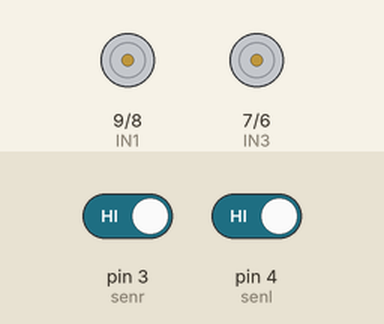
This sketch was run on a simulated Arduino Uno, built with avr-gcc and run on an emulated ATmega328P. Parts: motor-driver pin pairs drawn as motors (green arrow = first pin HIGH = forward, orange = second pin HIGH = backward, longer = more drive, scaled by the enable pin). The inputs (shaded band) are chosen by the test bench; at power-on: pin 3 (senr) HIGH, pin 4 (senl) HIGH.

Above: at 1.2 s.
1.3 s: pin 3 (senr) driven LOW
At 2.2 s:
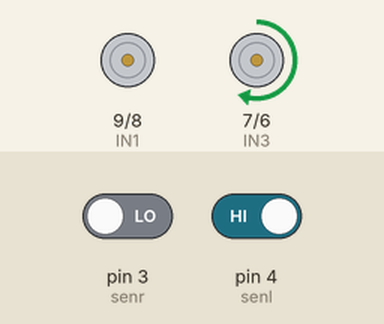
2.8 s: pin 4 (senl) driven LOW
At 3.3 s:
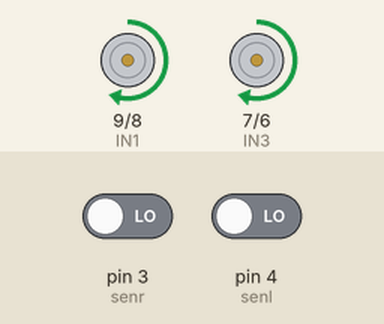
4.3 s: pin 3 (senr) driven HIGH
At 5.7 s:
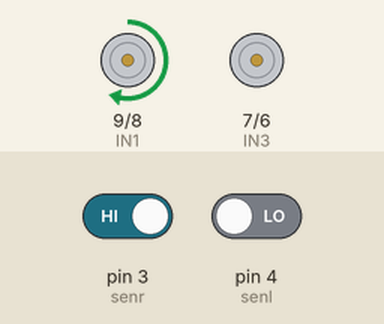
Timing chart, 0 to 7.3 s (numbered marks = the images above; inputs shaded):
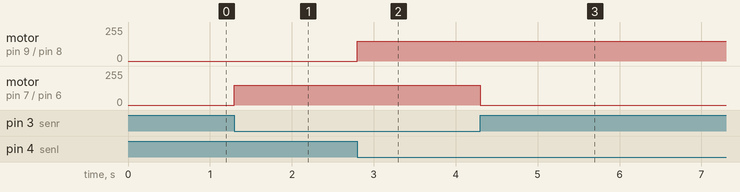

The sketch:

line_follower.ino
```cpp
#define speedL 10
  #define speedR 5
  #define IN1 9
  #define IN2 8
  #define IN3 7
  #define IN4 6
  #define senl 4
  #define senr 3
  int sr=0;
  int sl=0;
void setup() {
Serial.begin(9600);
for(int i=5;i<=10; i++){
pinMode(i, OUTPUT);
}
pinMode(senl,INPUT);
pinMode(senr,INPUT);
}
void forword(){
  digitalWrite(IN1,HIGH);
  digitalWrite(IN2,LOW);
  digitalWrite(IN3,HIGH);
  digitalWrite(IN4,LOW);
  analogWrite(speedL,150);
  analogWrite(speedR,150);
}
void backword(){
  digitalWrite(IN1,LOW);
  digitalWrite(IN2,HIGH);
  digitalWrite(IN3,LOW);
  digitalWrite(IN4,HIGH);
  analogWrite(speedL,150);
  analogWrite(speedR,150);
}
void right(){
  digitalWrite(IN1,HIGH);
  digitalWrite(IN2,LOW);
  digitalWrite(IN3,LOW);
  digitalWrite(IN4,LOW);
  analogWrite(speedL,150);
  analogWrite(speedR,0);
}
void left(){
  digitalWrite(IN1,LOW);
  digitalWrite(IN2,LOW);
  digitalWrite(IN3,HIGH);
  digitalWrite(IN4,LOW);
  analogWrite(speedL,0);
  analogWrite(speedR,150);
  char reading;
}
void Stop(){
  digitalWrite(IN1,LOW);
  digitalWrite(IN2,LOW);
  digitalWrite(IN3,LOW);
  digitalWrite(IN4,LOW);
  analogWrite(speedL,0);
  analogWrite(speedR,0);
}

void loop() {

sr=digitalRead(senr);
sl=digitalRead(senl);
if (sl==0 && sr==0){
forword();
}
else if(sl==0 && sr==1){
right();
}
else if (sl==1 && sr==0){
left();
}
else if (sl==1 && sr==1){
Stop();
}

}
```

maze_game_c.c
```cpp
#include <stdio.h>
#include <string.h>

int trials = 3;
char name[50];

void player() {
    printf("Player name: ");
    scanf("%s", name);
    printf("Welcome %s to programming game, you have 3 trials\n", name);
}

void rules() {
    printf("Here are the rules and stages\n");
    printf("*First you have only 3 trials*\n");
    printf("You have three stages:\n");
    printf("stage1: Debug, you gonna detect error in code\n");
    printf("stage2: Syntax, you gonna choose the right syntax\n");
    printf("stage3: Output, you gonna predict output\n");
}

void q1(int trials);
void q2(int trials);
void q3(int trials);
void q4(int trials);
void q5(int trials);

void c1(int trials) {
    printf("*******************************");
    printf("\n**Stage1**\n in this stage you gonna detect error and enter the missing value or the correct one(ex: prin() answer= print() )");
    char y[10];
    printf("#include <stdio.h>\n int main() {\n printf(\"Hello, World!\") \n return 0;}\n *****answer: ");
    scanf("%s", y);
    if (strcmp(y, ";") == 0) {
        q2(trials);
    } else {
        printf("wrong answer\n");
        trials--;
        if (trials == 0) {
            printf("Game over\n");
        } else {
            printf("You have %d trials\n", trials);
            q1(trials);
        }
    }
}

void q1(int trials) {
    printf("*******************************");
    printf("\n**Stage1**\n in this stage you gonna detect error and enter the missing value or the correct one(ex: prin() answer= print() )");
    char y[10];
    printf("#include <stdio.h>\n int main() {\n printf(\"Hello, World!\") \n return 0;}\n *****answer: ");
    scanf("%s", y);
    if (strcmp(y, ";") == 0) {
        q2(trials);
    } else {
        printf("wrong answer\n");
        trials--;
        if (trials == 0) {
            printf("Game over\n");
        } else {
            printf("You have %d trials\n", trials);
            q1(trials);
        }
    }
}

void q2(int trials) {
    printf("*****************************************");
    printf("\n");
    char x[10];
    printf("#include <stdio.h>\nint main() {\n int a = 10.5; \n printf(\"%%d\", a); \n return 0;} \n *****answer: ");
    scanf("%s", x);
    if (strcmp(x, "float") == 0) {
        q3(trials);
    } else {
        printf("wrong answer\n");
        trials--;
        if (trials == 0) {
            printf("Game over\n");
        } else {
            printf("You have %d trials\n", trials);
            q2(trials);
        }
    }
}

void q3(int trials) {
    printf("***********************************************************");
    printf("\n");
    char f[10];
    printf(" #include <stdio.h>\n int main() {\n int x = 3 + 5; \n printf(\"%%d\", x); \n return 1;}\n*****answer: ");
    scanf("%s", f);
    if (strcmp(f, "return 0") == 0 || strcmp(f, "0") == 0) {
        q4(trials);
    } else {
        printf("wrong answer\n");
        trials--;
        if (trials == 0) {
            printf("Game over\n");
        } else {
            printf("You have %d trials\n", trials);
            q3(trials);
        }
    }
}

void q4(int trials) {
    printf("******************************************************");
    printf("\n");
    char z[10];
    printf(" #include <stdio.h>\n void main() {\n printf(\"Hello, World!\"); }\n*****answer: ");
    scanf("%s", z);
    if (strcmp(z, "int main") == 0 || strcmp(z, "int") == 0) {
        q5(trials);
    } else {
        printf("wrong answer\n");
        trials--;
        if (trials == 0) {
            printf("Game over\n");
        } else {
            printf("You have %d trials\n", trials);
            q4(trials);
        }
    }
}

void q5(int trials) {
    printf("********************************************************");
    printf("\n");
    char k[10];
    printf("int main() {\n int arr[3] = {1, 2, 3}; \n printf(\"%%d\", arr[3]);\n return 0;\n*****answer: ");
    scanf("%s", k);
    if (strcmp(k, "arr[0]") == 0 || strcmp(k, "arr[1]") == 0 || strcmp(k, "arr[2]") == 0) {
        printf("congratulation you finished stage one, you have %d trials\n", trials);
    } else {
        printf("wrong answer\n");
        trials--;
        if (trials == 0) {
            printf("Game over\n");
        } else {
            printf("You have %d trials\n", trials);
            q5(trials);
        }
    }
}

void k1(int trials);
void k2(int trials);
void k3(int trials);
void k4(int trials);
void k5(int trials);

void c2(int trials) {
    printf("*******************************");
    printf("\n**Stage2**\n in this stage you gonna choose the right syntax  of c# code(enter choice letter only)");
            k1(trials);

}

void k1(int trials) {
    printf("*******************************");
    char y[10];
    printf("1. Which of the following is the correct way to declare a variable in C#?\n A) int x = 10; \n B) int x = \"10\";\nC) x = 10;\nD) declare int x = 10\n*****answer: ");
    scanf("%s", y);
    if (strcmp(y, "a") == 0) {
        k2(trials);
    } else {
        printf("wrong answer\n");
        trials-=1;
        if (trials == 0) {
            printf("Game over\n");
        } else {
            printf("You have %d trials\n", trials);
            k1(trials);
        }
    }
}

void k2(int trials) {
    printf("*****************************************");
    printf("\n");
    char x[10];
    printf("2. What is the correct way to define a method in C#?\n A) method void MyMethod()\nB) public void MyMethod()\nC) public void method MyMethod()\nD) void public MyMethod()\n*****answer: ");
    scanf("%s", x);
    if (strcmp(x, "b") == 0) {
        k3(trials);
    } else {
        printf("wrong answer\n");
        trials-=1;
        if (trials == 0) {
            printf("Game over\n");
        } else {
            printf("You have %d trials\n", trials);
            k2(trials);
        }
    }
}

void k3(int trials) {
    printf("***********************************************************");
    printf("\n");
    char f[10];
    printf(" 3. Which keyword is used to inherit a class in C#?\nA) inherits\nB) extends\nC) base\nD) :\n*****answer: ");
    scanf("%s", f);
    if (strcmp(f, "d") == 0) {
        k4(trials);
    } else {
        printf("wrong answer\n");
        trials-=1;
        if (trials == 0) {
            printf("Game over\n");
        } else {
            printf("You have %d trials\n", trials);
            k3(trials);
        }
    }
}

void k4(int trials) {
    printf("******************************************************");
    printf("\n");
    char z[10];
    printf(" 4. How do you correctly handle exceptions in C#?\nA) try catch\nB) try { } catch { }\nC) attempt { } onFail { }\nD) catch try { }\n*****answer: ");
    scanf("%s", z);
    if (strcmp(z, "b") == 0 ) {
        k5(trials);
    } else {
        printf("wrong answer\n");
        trials-=1;
        if (trials == 0) {
            printf("Game over\n");
        } else {
            printf("You have %d trials\n", trials);
            k4(trials);
        }
    }
}

void k5(int trials) {
    printf("********************************************************");
    printf("\n");
    char k[10];
    printf("5. Which of the following loops is not available in C#?\nA) for\nB) while\nC) do-while\nD) foreach-do\n*****answer:");
    scanf("%s", k);
    if (strcmp(k, "d") == 0 ){
        printf("congratulation you finished stage two, you have %d trials\n", trials);
    } else {
        printf("wrong answer\n");
        trials-=1;
        if (trials == 0) {
            printf("Game over\n");
        } else {
            printf("You have %d trials\n", trials);
            k5(trials);
        }
    }
}
void f1(int trials);
void f2(int trials);
void f3(int trials);
void f4(int trials);
void f5(int trials);

void c3(int trials) {
    printf("*******************************");
    printf("\n**Stage3**\n in this stage you gonna predict the output of code using c++\n");
            f1(trials);

}

void f1(int trials) {
    printf("*******************************");
    char y[10];
    printf("#include <iostream>\nint main() {\nint a = 3;\nint b = 4;\nint c = a + b;\nstd::cout << c << std::endl;\nreturn 0;\n*****answer:  ");
    scanf("%s", y);
    if (strcmp(y, "7") == 0) {
        f2(trials);
    } else {
        printf("wrong answer\n");
        trials-=1;
        if (trials == 0) {
            printf("Game over\n");
        } else {
            printf("You have %d trials\n", trials);
            f1(trials);
        }
    }
}

void f2(int trials) {
    printf("*****************************************");
    printf("\n");
    char x[10];
    printf("#include <iostream>\nint main() {\nint x = 10;\nint y = 5;\nint result = x / y;\nstd::cout << result << std::endl;\nreturn 0;}\n*****answer:  ");
    scanf("%s", x);
    if (strcmp(x, "2") == 0) {
        f3(trials);
    } else {
        printf("wrong answer\n");
        trials--;
        if (trials == 0) {
            printf("Game over\n");
        } else {
            printf("You have %d trials\n", trials);
            f2(trials);
        }
    }
}

void f3(int trials) {
    printf("***********************************************************");
    printf("\n");
    char f[10];
    printf(" #include <iostream>\nint main() {\nint a = 1;\nint b = 2;\nint c = 3;\nif (a < b) {\nif (b < c) {\nstd::cout << a << " " << b << " " << c << std::endl;} \nelse {\nstd::cout << c << " " << b << " " << a << std::endl;}} else {\nstd::cout << b << " " << c << " " << a << std::endl;}\nreturn 0;}\n*****answer:");
    scanf("%s", f);
    if (strcmp(f, "123") == 0) {
        f4(trials);
    } else {
        printf("wrong answer\n");
        trials--;
        if (trials == 0) {
            printf("Game over\n");
        } else {
            printf("You have %d trials\n", trials);
            f3(trials);
        }
    }
}

void f4(int trials) {
    printf("******************************************************");
    printf("\n");
    char z[10];
    printf(" #include <iostream>\nint main() {\nint num = 8;\nif (num % 2 == 0) {\nstd::cout << \"Even\" << std::endl;}\n else {std::cout << \"Odd\" << std::endl;}\n return 0;}\n*****answer: ");
    scanf("%s", z);
    if (strcmp(z, "even") == 0 ) {
        f5(trials);
    } else {
        printf("wrong answer\n");
        trials--;
        if (trials == 0) {
            printf("Game over\n");
        } else {
            printf("You have %d trials\n", trials);
            f4(trials);
        }
    }
}

void f5(int trials) {
    printf("********************************************************");
    printf("\n");
    char k[10];
    printf("#include <iostream>\nint main() {\nint i = 0;\nwhile (i < 3) {std::cout << i << " ";\ni++; }\nstd::cout << std::endl;\nreturn 0;}\n*****answer:");
    scanf("%s", k);
    if (strcmp(k, "012") == 0 ){
        printf("congratulation you finished stage three , you won!");}
        else {
        printf("wrong answer\n");
        trials--;
        if (trials == 0) {
            printf("Game over\n");
        } else {
            printf("You have %d trials\n", trials);
            f5(trials);
        }
    }
}
void start() {
    char y[] = "start";
    char z[] = "exit";
    char x[10];

    printf("Welcome to our programming game, please enter 'start' if you would like to play or 'exit' if you want to quit the game: ");
    scanf("%s", x);

    if (strcmp(x, y) == 0) {
        rules();
        player();
        c1(trials);
        c2(trials);
        c3(trials);
    } else if (strcmp(x, z) == 0) {
        printf("Thanks for playing\n");
    } else {
        printf("Please enter 'start' or 'exit'\n");
        start();
    }
}

int main() {
    start();
    return 0;
}
```

Measured:
- after the input at 1.3 s, motor on pin 7 (IN3) / pin 6 (IN4): stopped → forward 150/255 at once
- after the input at 2.8 s, motor on pin 9 (IN1) / pin 8 (IN2): stopped → forward 150/255 at once
- after the input at 4.3 s, motor on pin 7 (IN3) / pin 6 (IN4): forward 150/255 → stopped at once
